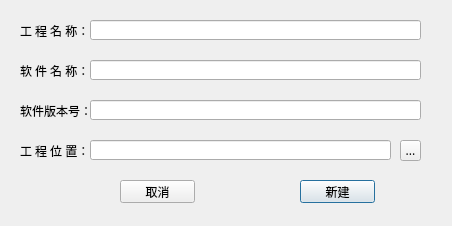
<?xml version="1.0" encoding="UTF-8"?>
<ui version="4.0">
 <class>NewPro</class>
 <widget class="QDialog" name="NewPro">
  <property name="geometry">
   <rect>
    <x>0</x>
    <y>0</y>
    <width>452</width>
    <height>226</height>
   </rect>
  </property>
  <property name="font">
   <font>
    <family>微软雅黑</family>
   </font>
  </property>
  <property name="windowTitle">
   <string>新建工程</string>
  </property>
  <widget class="QLabel" name="label">
   <property name="geometry">
    <rect>
     <x>20</x>
     <y>60</y>
     <width>71</width>
     <height>21</height>
    </rect>
   </property>
   <property name="text">
    <string>软 件 名 称：</string>
   </property>
  </widget>
  <widget class="QLabel" name="label_2">
   <property name="geometry">
    <rect>
     <x>20</x>
     <y>100</y>
     <width>71</width>
     <height>21</height>
    </rect>
   </property>
   <property name="text">
    <string>软件版本号：</string>
   </property>
  </widget>
  <widget class="QLineEdit" name="SoftwareName">
   <property name="geometry">
    <rect>
     <x>90</x>
     <y>60</y>
     <width>331</width>
     <height>20</height>
    </rect>
   </property>
  </widget>
  <widget class="QLineEdit" name="SoftwareVersion">
   <property name="geometry">
    <rect>
     <x>90</x>
     <y>100</y>
     <width>331</width>
     <height>20</height>
    </rect>
   </property>
  </widget>
  <widget class="QPushButton" name="OKNew">
   <property name="geometry">
    <rect>
     <x>300</x>
     <y>180</y>
     <width>75</width>
     <height>23</height>
    </rect>
   </property>
   <property name="text">
    <string>新建</string>
   </property>
  </widget>
  <widget class="QPushButton" name="Cancel">
   <property name="geometry">
    <rect>
     <x>120</x>
     <y>180</y>
     <width>75</width>
     <height>23</height>
    </rect>
   </property>
   <property name="text">
    <string>取消</string>
   </property>
  </widget>
  <widget class="QLabel" name="label_3">
   <property name="geometry">
    <rect>
     <x>20</x>
     <y>140</y>
     <width>71</width>
     <height>21</height>
    </rect>
   </property>
   <property name="text">
    <string>工 程 位 置：</string>
   </property>
  </widget>
  <widget class="QLineEdit" name="ProjectPath">
   <property name="geometry">
    <rect>
     <x>90</x>
     <y>140</y>
     <width>301</width>
     <height>20</height>
    </rect>
   </property>
  </widget>
  <widget class="QToolButton" name="ChoosePath">
   <property name="geometry">
    <rect>
     <x>400</x>
     <y>140</y>
     <width>21</width>
     <height>21</height>
    </rect>
   </property>
   <property name="text">
    <string>...</string>
   </property>
  </widget>
  <widget class="QLabel" name="label_4">
   <property name="geometry">
    <rect>
     <x>20</x>
     <y>20</y>
     <width>71</width>
     <height>21</height>
    </rect>
   </property>
   <property name="text">
    <string>工 程 名 称：</string>
   </property>
  </widget>
  <widget class="QLineEdit" name="ProjectName">
   <property name="geometry">
    <rect>
     <x>90</x>
     <y>20</y>
     <width>331</width>
     <height>20</height>
    </rect>
   </property>
  </widget>
 </widget>
 <tabstops>
  <tabstop>ProjectName</tabstop>
  <tabstop>SoftwareName</tabstop>
  <tabstop>SoftwareVersion</tabstop>
  <tabstop>ChoosePath</tabstop>
  <tabstop>OKNew</tabstop>
  <tabstop>Cancel</tabstop>
  <tabstop>ProjectPath</tabstop>
 </tabstops>
 <resources/>
 <connections/>
</ui>
